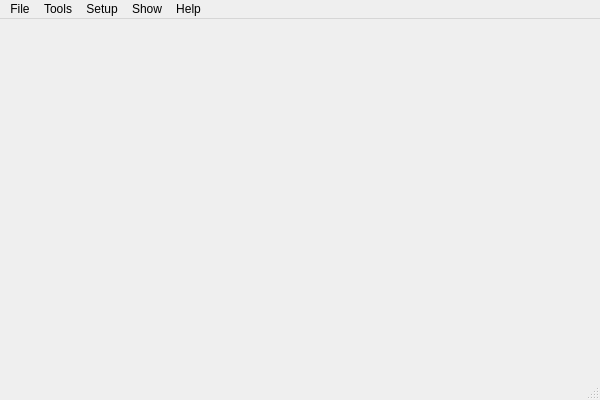
<?xml version="1.0" encoding="UTF-8"?>
<ui version="4.0">
 <class>SWMainWindowClass</class>
 <widget class="QMainWindow" name="SWMainWindowClass">
  <property name="windowModality">
   <enum>Qt::WindowModal</enum>
  </property>
  <property name="geometry">
   <rect>
    <x>0</x>
    <y>0</y>
    <width>600</width>
    <height>400</height>
   </rect>
  </property>
  <property name="windowTitle">
   <string>SWMainWindow</string>
  </property>
  <widget class="QWidget" name="centralWidget"/>
  <widget class="QMenuBar" name="menuBar">
   <property name="geometry">
    <rect>
     <x>0</x>
     <y>0</y>
     <width>600</width>
     <height>23</height>
    </rect>
   </property>
   <widget class="QMenu" name="menuFile">
    <property name="title">
     <string>File</string>
    </property>
   </widget>
   <widget class="QMenu" name="menuTools">
    <property name="title">
     <string>Tools</string>
    </property>
   </widget>
   <widget class="QMenu" name="menuSetup">
    <property name="title">
     <string>Setup</string>
    </property>
   </widget>
   <widget class="QMenu" name="menuShow">
    <property name="title">
     <string>Show</string>
    </property>
   </widget>
   <widget class="QMenu" name="menuHelp">
    <property name="title">
     <string>Help</string>
    </property>
   </widget>
   <addaction name="menuFile"/>
   <addaction name="menuTools"/>
   <addaction name="menuSetup"/>
   <addaction name="menuShow"/>
   <addaction name="menuHelp"/>
  </widget>
  <widget class="QStatusBar" name="statusBar"/>
 </widget>
 <layoutdefault spacing="6" margin="11"/>
 <resources>
  <include location="SWMainWindow.qrc"/>
 </resources>
 <connections/>
</ui>
